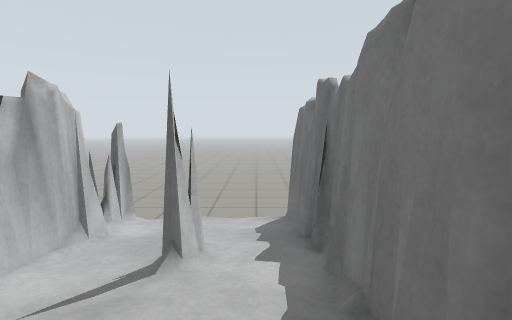
View 1 (above)

13 first-person views from a walk through a robot-simulator world made for Gazebo. The camera is 0.92 m above the floor, tilts 6° down and sees 85° across. The lines on the ground mark 1 m squares. The floor is counted in squares, 0.5 m on a side. Each view is taken from the middle of a square. On the plan, view 1 faces up. The plan holds only what a view shows up to about 16 squares ahead; the rest is blank. The place goes on beyond the plan.

View 2
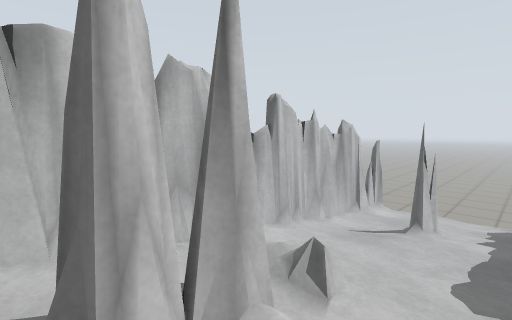

View 3
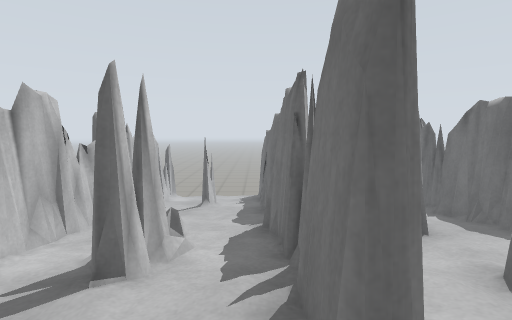

View 4
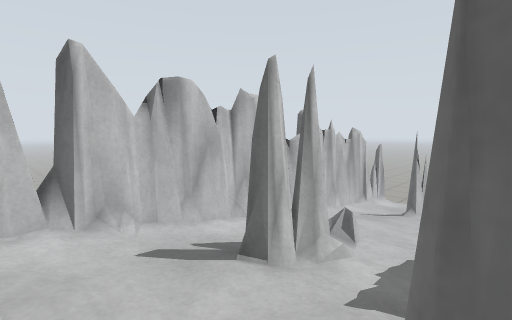

View 5
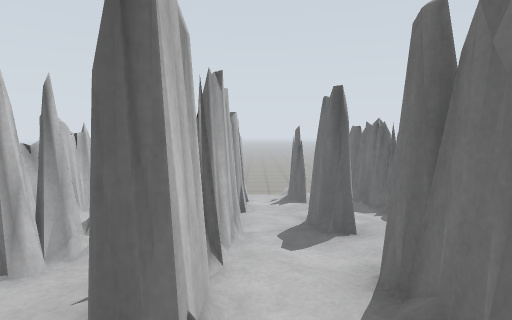

View 6
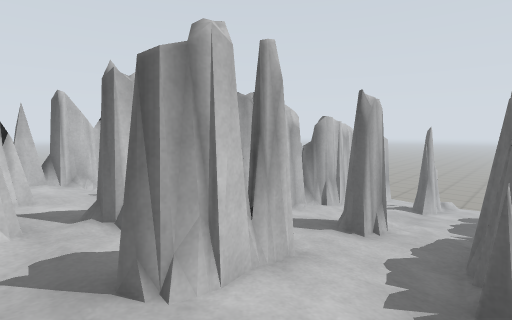

View 7
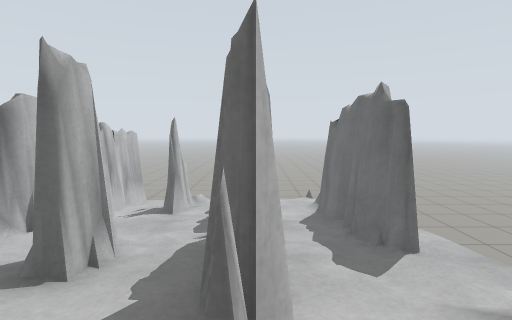

View 8
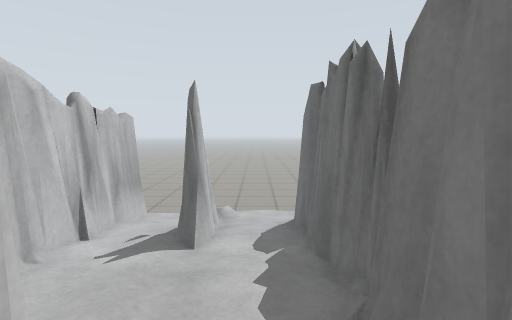

View 9
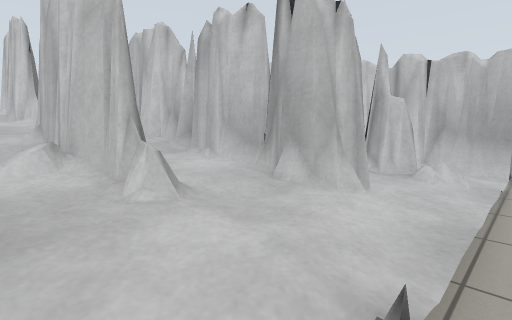

View 10
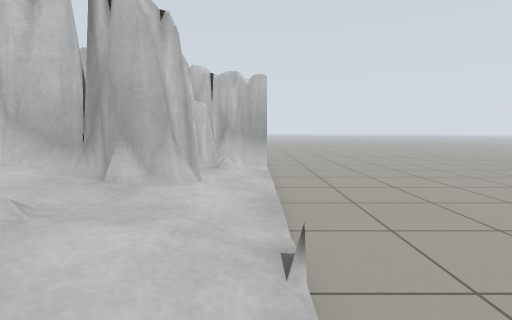

View 11
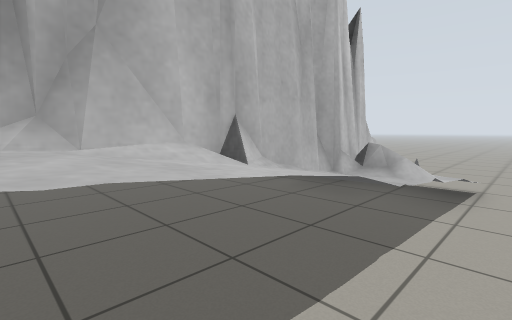

View 12
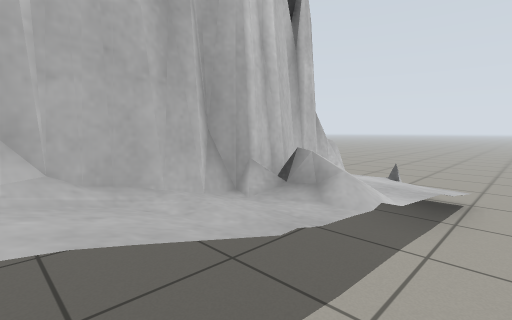

View 13
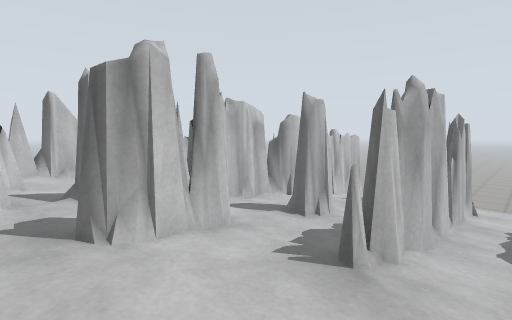

### Floor plan
Key: @ floor where view 1 was taken; # wall or solid block; . main floor; : floor 0.25 m higher than the main floor; + floor 0.5 m higher than the main floor; * floor 0.75 m higher than the main floor; % floor 1 m higher than the main floor; & floor 1.25 m higher than the main floor; $ floor 1.5 m higher than the main floor; / step, stairs or slope; = window, fence, low wall or low ledge.
Columns run from 5 left of view 1 to 15 right of it. Each row starts with its distance up from view 1.
 12 .. ..................
 11 .. ..................
 10 #...../#..=.:::./:./.
  9 #...../#::=/:::::::/.
  8 #:::::/#::#/:/#:::::.
  7 #:::::/#::#::/#::=::.
  6 #::#::/#++#/++#++#++.
  5 #::+:++#++==++#++#=+.
  4 #++++++#++++++#++##+.
  3 #++++++#++*+++#++##+.
  2 #+++++*#******#**##*.
  1 #***+**#******#**#//
  0 #*/**@/#**##*/#**#**.
 -1 #**==**#**##*/#**%**
 -2 #**%*%%#%%%%%%#%%%%
 -3 #%%##%%#%%%%%%#%%=%
 -4 #%%##%%#%%%%%%#%%##
 -5 #%%//&&#%&##&&&&% =
 -6 #%%&&&&#&&##&&&&  #
 -7 #&&&&&&#/&##&&&
 -8 #&&&&&&//&&&&&&
 -9     = $//&$&$$/ &

Where each view was taken, in squares from view 1:
view 1: 0 up, 0 right, facing up
view 2: 5 down, 1 right, facing up-left
view 3: 9 down, 1 right, facing up
view 4: 8 down, 2 right, facing up-left
view 5: 9 down, 3 right, facing up
view 6: 9 down, 9 right, facing up-left
view 7: 6 down, 9 right, facing up
view 8: 1 down, 7 right, facing up
view 9: 11 up, 14 right, facing down-left
view 10: 10 up, 15 right, facing left
view 11: 0 up, 15 right, facing up-left
view 12: 2 up, 15 right, facing up-left
view 13: 9 down, 11 right, facing up-left
